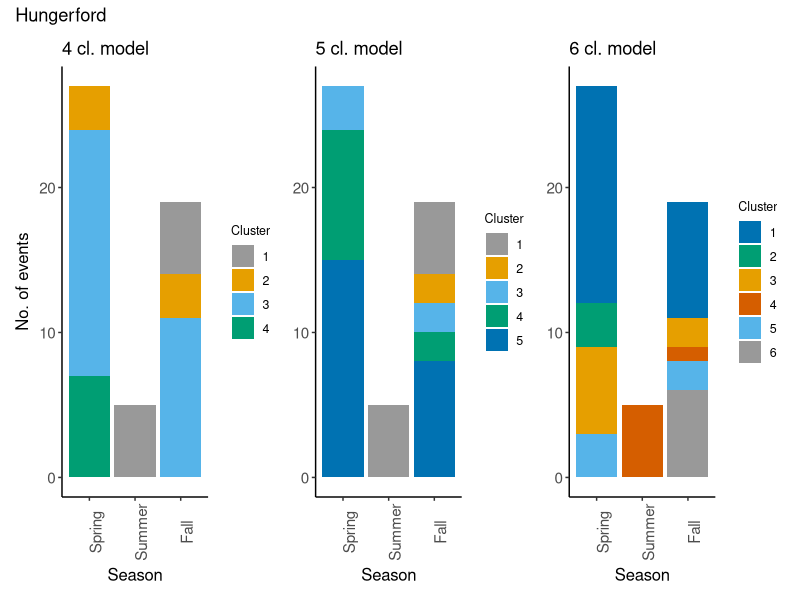
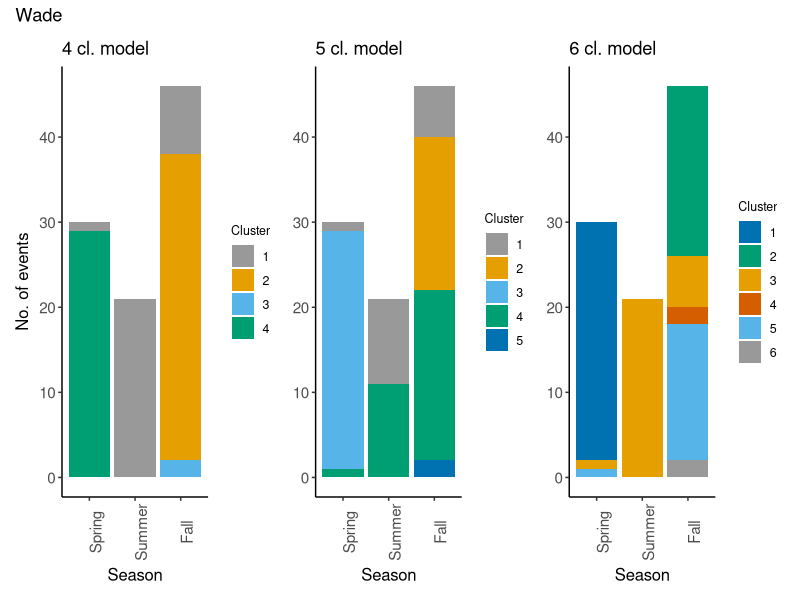
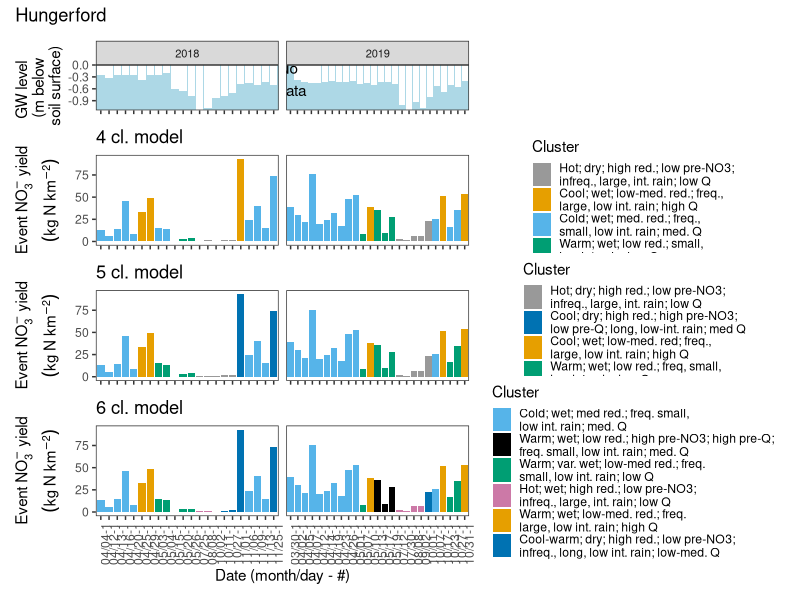
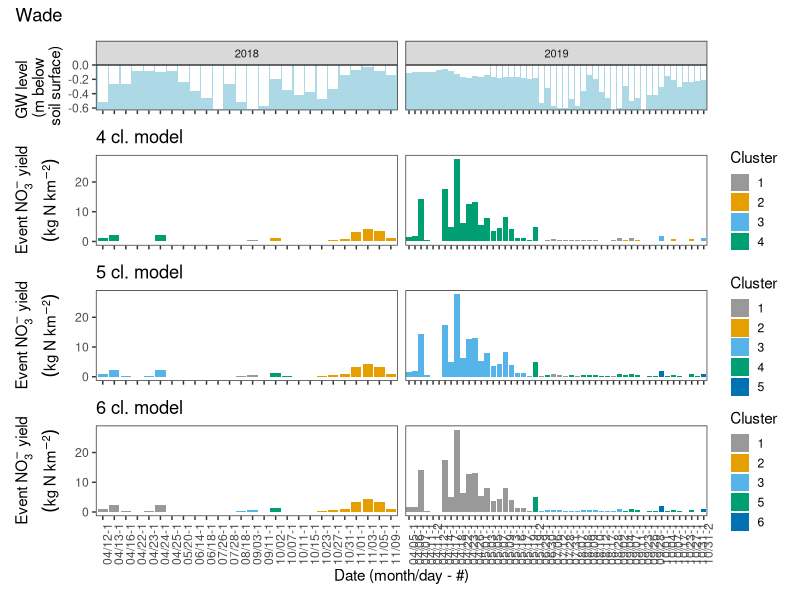
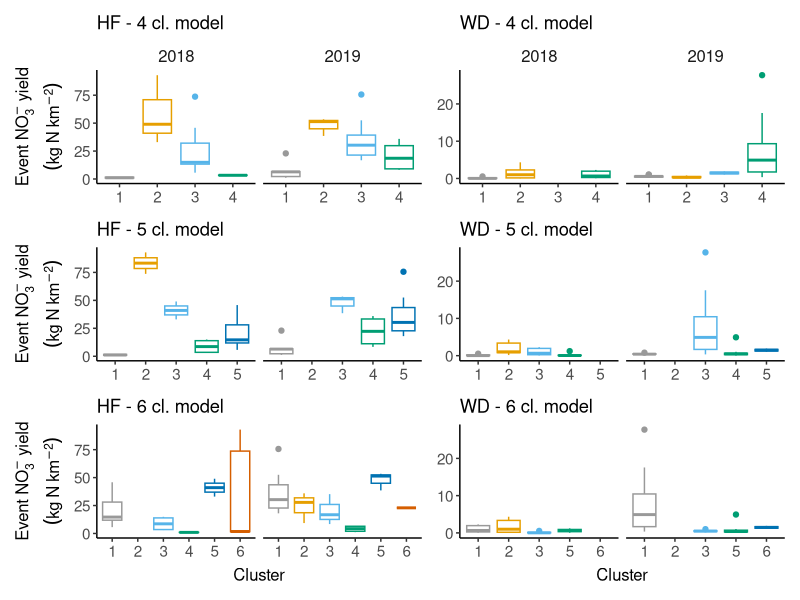
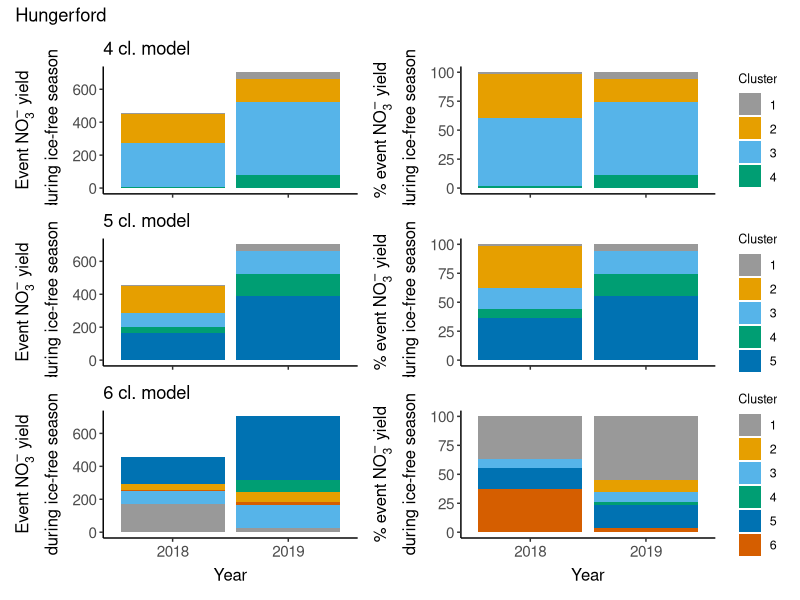
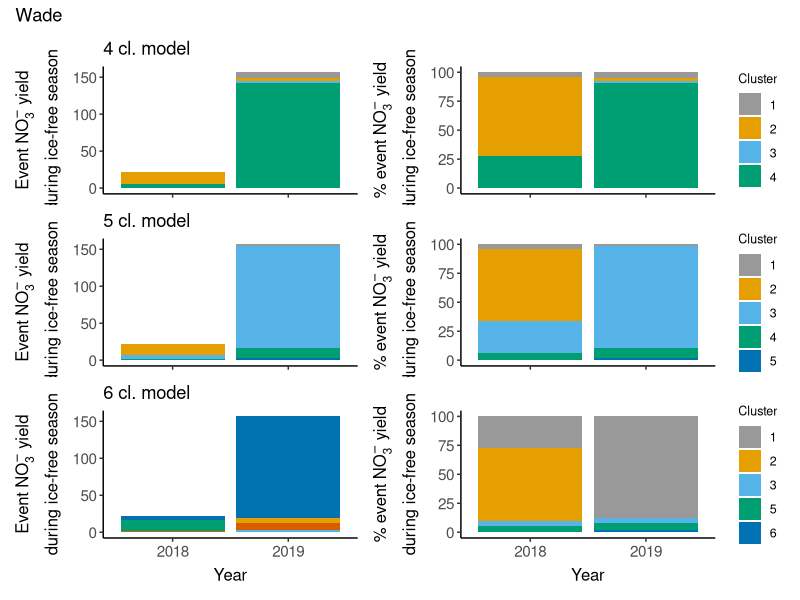

Generate these figures, in order, with R:
## ---- chunk 1
# Set defaults
knitr::opts_chunk$set(fig.width = 6, fig.asp = 0.618, out.width = "70%", fig.align = "center")

# Load packages
  library("here")      # to make file paths fail less
  library("tidyverse") # general workhorse
  library("lubridate") # to work with dates
  library("patchwork") # arranging multiple plots
## ---- chunk 2
# Read in data
  # Calculated event metrics for each site as calculated in compile_calculate_allVars.R
  hford <- read_csv(here("Data", "eventMetrics_hford.csv")) %>% 
    mutate(event_start = ymd_hms(event_start, tz = "Etc/GMT+4"))

  wade <- read_csv(here("Data", "eventMetrics_wade.csv")) %>% 
    mutate(event_start = ymd_hms(event_start, tz = "Etc/GMT+4"))

  # SOM results from SOManalysis_SITE_yields_VAR.Rmd
  # NO3
  som_hf <- read_csv(here("Data", "somResults", "hford", "yields", "NO3", "2021-04-08", "Results_hford_withClusters.csv"))
  som_wd <- read_csv(here("Data", "somResults", "wade", "yields", "NO3", "2021-04-12", "Results_wade_withClusters.csv"))
  # SRP
  # som_srp_hf <- read_csv(here("Data", "somResults", "hford", "yields", "SRP", "2021-04-08", "Results_hford_withClusters.csv")) %>% mutate(SOM = "SRP") %>% select(site, SOM, everything())
  # som_srp_wd <- read_csv(here("Data", "somResults", "wade", "yields", "SRP", "2021-04-12", "Results_wade_withClusters.csv")) %>% mutate(SOM = "SRP") %>% select(site, SOM, everything())
  # Turbidity
  # som_turb_hf <- read_csv(here("Data", "somResults", "hford", "yields", "turb", "2021-04-09", "Results_hford_withClusters.csv")) %>% mutate(SOM = "turb") %>% select(site, SOM, everything())
  # som_turb_wd <- read_csv(here("Data", "somResults", "wade", "yields", "turb", "2021-04-13", "Results_wade_withClusters.csv")) %>% mutate(SOM = "turb") %>% select(site, SOM, everything())
## ---- chunk 3
# Plotting specifics
  theme1 <- theme_classic() +
            theme(axis.text = element_text(size = 11),
                  axis.title = element_text(size = 12),
                  axis.title.x = element_text(margin=margin(5,0,0,0)),
                  axis.title.y = element_text(margin=margin(0,5,0,0)),
                  legend.title = element_text(size = 9),
                  legend.text = element_text(size = 9))
  
  # A new theme for the hysteresis plots
  theme2 <- theme(axis.line = element_blank(),
                  axis.text = element_text(size = 8),
                  axis.title = element_blank(),
                  plot.margin = unit(c(1.25,1.25,1.25,1.25), "lines"),
                  panel.background = element_blank(),
                  panel.grid.major = element_blank(), 
                  panel.grid.minor = element_blank(),
                  legend.text = element_text(size = 6),
                  legend.key.size = unit(0.1, "in"),
                  legend.margin = margin(0, 0, 0, 0),
                  legend.title = element_text(size = 6)) 
## ---- chunk 4
# Look at how cluters map onto seasons
  # Hford
    # 4 clusters
    p_hf_1 <- som_hf %>%
      group_by(clust_wat_4cl, season) %>% 
      tally() %>% 
      # Order the seasons
      mutate(season = factor(season, levels = c("spring", "summer", "fall"), labels = c("Spring", "Summer", "Fall"))) %>%
      mutate(cluster = factor(clust_wat_4cl)) %>% 
      ggplot(aes(x = season, y = n, fill = cluster)) +
        geom_bar(position = "stack", stat = "identity") +
        scale_fill_manual(name = "Cluster",
                          values = c("#999999", "#E69F00", "#56B4E9", "#009E73", "#0072B2", "#D55E00", "#CC79A7")) +
        ylab("No. of events") +
        xlab("Season") +
        theme1 +
        theme(axis.text.x = element_text(angle = 90)) +
        ggtitle("4 cl. model")

    # 5 clusters
    p_hf_2 <- som_hf %>%
      group_by(clust_wat_5cl, season) %>% 
      tally() %>% 
      # Order the seasons
      mutate(season = factor(season, levels = c("spring", "summer", "fall"), labels = c("Spring", "Summer", "Fall"))) %>%
      mutate(cluster = factor(clust_wat_5cl)) %>% 
      ggplot(aes(x = season, y = n, fill = cluster)) +
        geom_bar(position = "stack", stat = "identity") +
        scale_fill_manual(name = "Cluster",
                          values = c("#999999", "#E69F00", "#56B4E9", "#009E73", "#0072B2", "#D55E00", "#CC79A7")) +
        ylab("No. of events") +
        xlab("Season") +
        theme1 +
        theme(axis.title.y = element_blank(),
              axis.text.x = element_text(angle = 90)) +
        ggtitle("5 cl. model")
    
    # 6 clusters
    # NOTE: Colors are rearranged here to make clusters align with above 2 models; if anything changes, change these
    p_hf_3 <- som_hf %>%
      group_by(clust_wat_6cl, season) %>% 
      tally() %>% 
      # Order the seasons
      mutate(season = factor(season, levels = c("spring", "summer", "fall"), labels = c("Spring", "Summer", "Fall"))) %>%
      mutate(cluster = factor(clust_wat_6cl)) %>% 
      ggplot(aes(x = season, y = n, fill = cluster)) +
        geom_bar(position = "stack", stat = "identity") +
        scale_fill_manual(name = "Cluster",
                          # These have been rearranged for this model
                          values = c("#0072B2", "#009E73", "#E69F00", "#D55E00", "#56B4E9", "#999999", "#CC79A7")) +
        ylab("No. of events") +
        xlab("Season") +
        theme1 +
        theme(axis.title.y = element_blank(),
              axis.text.x = element_text(angle = 90)) +
        ggtitle("6 cl. model")
    
    # Arrange Hford plots
    p_hf_1 + p_hf_2 + p_hf_3 +
      plot_annotation(
        title = "Hungerford"
      )
    rm(p_hf_1, p_hf_2, p_hf_3)
    
  # Wade
    # 4 clusters
    p_wd_1 <- som_wd %>%
      filter(season != "winter") %>% 
      group_by(clust_wat_4cl, season) %>% 
      tally() %>% 
      # Order the seasons
      mutate(season = factor(season, levels = c("spring", "summer", "fall"), labels = c("Spring", "Summer", "Fall"))) %>%
      mutate(cluster = factor(clust_wat_4cl)) %>% 
      ggplot(aes(x = season, y = n, fill = cluster)) +
        geom_bar(position = "stack", stat = "identity") +
        scale_fill_manual(name = "Cluster",
                          values = c("#999999", "#E69F00", "#56B4E9", "#009E73", "#0072B2", "#D55E00", "#CC79A7")) +
        ylab("No. of events") +
        xlab("Season") +
        theme1 +
        theme(axis.text.x = element_text(angle = 90)) +
        ggtitle("4 cl. model")

    # 5 clusters
    p_wd_2 <- som_wd %>%
      filter(season != "winter") %>% 
      group_by(clust_wat_5cl, season) %>% 
      tally() %>% 
      # Order the seasons
      mutate(season = factor(season, levels = c("spring", "summer", "fall"), labels = c("Spring", "Summer", "Fall"))) %>%
      mutate(cluster = factor(clust_wat_5cl)) %>% 
      ggplot(aes(x = season, y = n, fill = cluster)) +
        geom_bar(position = "stack", stat = "identity") +
        scale_fill_manual(name = "Cluster",
                          values = c("#999999", "#E69F00", "#56B4E9", "#009E73", "#0072B2", "#D55E00", "#CC79A7")) +
        ylab("No. of events") +
        xlab("Season") +
        theme1 +
        theme(axis.title.y = element_blank(),
              axis.text.x = element_text(angle = 90)) +
        ggtitle("5 cl. model")
    
    # 6 clusters
    # NOTE: Colors are rearranged here to make clusters align with above 2 models; if anything changes, change these
    p_wd_3 <- som_wd %>%
      filter(season != "winter") %>% 
      group_by(clust_wat_6cl, season) %>% 
      tally() %>% 
      # Order the seasons
      mutate(season = factor(season, levels = c("spring", "summer", "fall"), labels = c("Spring", "Summer", "Fall"))) %>%
      mutate(cluster = factor(clust_wat_6cl)) %>% 
      ggplot(aes(x = season, y = n, fill = cluster)) +
        geom_bar(position = "stack", stat = "identity") +
        scale_fill_manual(name = "Cluster",
                          # These have been rearranged for this model
                          values = c("#0072B2", "#009E73", "#E69F00", "#D55E00", "#56B4E9", "#999999", "#CC79A7")) +
        ylab("No. of events") +
        xlab("Season") +
        theme1 +
        theme(axis.title.y = element_blank(),
              axis.text.x = element_text(angle = 90)) +
        ggtitle("6 cl. model")
    
    # Arrange wdord plots
    p_wd_1 + p_wd_2 + p_wd_3 +
      plot_annotation(
        title = "Wade"
      )
    rm(p_wd_1, p_wd_2, p_wd_3)
  
# ggsave(here("Plots", "som_hf_clustersBySeason.pdf"), device = "pdf", width = 4, height = 4, units = "in", dpi = 150)
## ---- chunk 5
# Plot timeline of event water yields & ratios colored by cluster number
# HFORD
  # First graph GW level data along with water yield timeline
  # Text for missing data on 2019 plot
  ann_text <- data.frame(month_day_rep = "03/26-2", gw_1d_well5 = -0.35, lab = "No \n data",
                         year = factor(2019, levels = c("2018", "2019")))
  # GW Plot
  p_hf_4 <- som_hf %>%
    # Only 2 events in 2017, so cutting out 2017
    filter(year(event_start) != 2017) %>%
     # Add leading zero to single digit months and days
    mutate(year = year(event_start),
           month = str_pad(month(event_start), 2, pad = 0),
           day = str_pad(day(event_start), 2, pad = 0),
           month_day = paste(month, "/", day, sep = "")) %>%
    # There is one day where there are two events, add a rep for month_day and make month_day_rep ID
    group_by(year, month_day) %>% 
    mutate(rep = row_number()) %>% 
    mutate(month_day_rep = paste(month_day, rep, sep = "-")) %>% 
  
    ggplot(aes(x = month_day_rep, y = gw_1d_well5)) +
      facet_wrap(~year, scales = "free_x", ncol = 2) +
      geom_bar(stat = "identity", fill = "white") +
      ylab("GW level \n (m below \n soil surface)") +
      xlab("Date (month/day - #)") +
      scale_y_continuous(expand = c(0, 0)) +
      theme_bw() +
      theme(panel.grid = element_blank(),
            panel.background = element_rect(fill = "lightblue"),
            strip.text.x = element_text(size = 8),
            axis.text.x = element_blank(),
            axis.title.x = element_blank()) +
    geom_text(data = ann_text, label = "No \n data")

  # 4 cluster model
  p_hf_5 <- som_hf %>%
    # Only 2 events in 2017, so cutting out 2017
    filter(year(event_start) != 2017) %>%
     # Add leading zero to single digit months and days
    mutate(year = year(event_start),
           month = str_pad(month(event_start), 2, pad = 0),
           day = str_pad(day(event_start), 2, pad = 0),
           month_day = paste(month, "/", day, sep = "")) %>%
    # There is one day where there are two events, add a rep for month_day and make month_day_rep ID
    group_by(year, month_day) %>% 
    mutate(rep = row_number()) %>% 
    mutate(month_day_rep = paste(month_day, rep, sep = "-")) %>% 
  
    ggplot(aes(x = month_day_rep, y = NO3_kg_km2, fill = as.factor(clust_wat_4cl))) +
      facet_wrap(~year, scales = "free_x", ncol = 2) +
      geom_bar(stat = "identity") +
      scale_fill_manual(name = "Cluster",
                        values = c("#999999", "#E69F00", "#56B4E9", "#009E73", "#0072B2", "#D55E00", "#CC79A7"),
                        labels = c("Hot; dry; high red.; low pre-NO3; \ninfreq., large, int. rain; low Q", 
                                   "Cool; wet; low-med. red.; freq., \nlarge, low int. rain; high Q",
                                   "Cold; wet; med. red.; freq., \nsmall, low int. rain; med. Q", 
                                   "Warm; wet; low red.; small, \nlow int. rain; low Q")) +
      # scale_fill_manual(name = "Cluster",
      #                   values = c("#999999", "#E69F00", "#56B4E9", "#009E73", "#0072B2", "#D55E00", "#CC79A7")) +    
      ylab(expression(atop(Event~NO[3]^-{}~yield, (kg~N~km^{-2})))) +
      xlab("Date (month/day - #)") +
      theme_bw() +
      theme(panel.grid = element_blank(),
            legend.key.size = unit(0.5, "cm"),
            axis.text.x = element_blank(),
            strip.background = element_blank(),
            strip.text.x = element_blank(),
            axis.title.x = element_blank()) +
      ggtitle("4 cl. model")

  # 5 cluster model
  p_hf_6 <- som_hf %>%
    # Only 2 events in 2017, so cutting out 2017
    filter(year(event_start) != 2017) %>%
     # Add leading zero to single digit months and days
    mutate(year = year(event_start),
           month = str_pad(month(event_start), 2, pad = 0),
           day = str_pad(day(event_start), 2, pad = 0),
           month_day = paste(month, "/", day, sep = "")) %>%
    # There is one day where there are two events, add a rep for month_day and make month_day_rep ID
    group_by(year, month_day) %>% 
    mutate(rep = row_number()) %>% 
    mutate(month_day_rep = paste(month_day, rep, sep = "-")) %>% 
  
    ggplot(aes(x = month_day_rep, y = NO3_kg_km2, fill = as.factor(clust_wat_5cl))) +
      facet_wrap(~year, scales = "free_x", ncol = 2) +
      geom_bar(stat = "identity") +
      scale_fill_manual(name = "Cluster",
                        values = c("#999999", "#0072B2", "#E69F00", "#009E73", "#56B4E9", "#D55E00", "#CC79A7"),
                        labels = c("Hot; dry; high red.; low pre-NO3; \ninfreq., large, int. rain; low Q",
                                   "Cool; dry; high red.; high pre-NO3; \nlow pre-Q; long, low-int. rain; med Q",
                                   "Cool; wet; low-med. red; freq., \nlarge, low int. rain; high Q",
                                   "Warm; wet; low red.; freq, small, \nlow int. rain; low Q",
                                   "Cold; wet; med. red.; freq. small, \nlow int. rain; med. Q")) +
      # scale_fill_manual(name = "Cluster",
      #                   values = c("#999999", "#E69F00", "#56B4E9", "#009E73", "#0072B2", "#D55E00", "#CC79A7")) +
      ylab(expression(atop(Event~NO[3]^-{}~yield, (kg~N~km^{-2})))) +
      xlab("Date (month/day - #)") +
      theme_bw() +
      theme(panel.grid = element_blank(),
            legend.key.size = unit(0.5, "cm"),
            axis.text.x = element_blank(),
            strip.background = element_blank(),
            strip.text.x = element_blank(),
            axis.title.x = element_blank()) +
      ggtitle("5 cl. model")
  
  # 6 cluster model
  # NOTE: Colors are rearranged here to make clusters align with above 2 models; if anything changes, change these
  p_hf_7 <- som_hf %>%
    # Only 2 events in 2017, so cutting out 2017
    filter(year(event_start) != 2017) %>%
     # Add leading zero to single digit months and days
    mutate(year = year(event_start),
           month = str_pad(month(event_start), 2, pad = 0),
           day = str_pad(day(event_start), 2, pad = 0),
           month_day = paste(month, "/", day, sep = "")) %>%
    # There is one day where there are two events, add a rep for month_day and make month_day_rep ID
    group_by(year, month_day) %>% 
    mutate(rep = row_number()) %>% 
    mutate(month_day_rep = paste(month_day, rep, sep = "-")) %>% 
  
    ggplot(aes(x = month_day_rep, y = NO3_kg_km2, fill = as.factor(clust_wat_6cl))) +
      facet_wrap(~year, scales = "free_x", ncol = 2) +
      # facet_grid(var ~ year, scales = "free") +
      geom_bar(stat = "identity") +
      scale_fill_manual(name = "Cluster",
                        values = c("#56B4E9", "#000000", "#009E73", "#CC79A7", "#E69F00", "#0072B2"),
                        labels = c("Cold; wet; med red.; freq. small, \nlow int. rain; med. Q",
                                   "Warm; wet; low red.; high pre-NO3; high pre-Q; \nfreq. small, low int. rain; med. Q",
                                   "Warm; var. wet; low-med red.; freq. \nsmall, low int. rain; low Q",
                                   "Hot; wet; high red.; low pre-NO3; \ninfreq., large, int. rain; low Q",
                                   "Warm; wet; low-med. red.; freq. \nlarge, low int. rain; high Q",
                                   "Cool-warm; dry; high red.; low pre-NO3; \ninfreq., long, low int. rain; low-med. Q")) +
      # scale_fill_manual(name = "Cluster",
      #                   values = c("#999999", "#E69F00", "#56B4E9", "#009E73", "#0072B2", "#D55E00", "#CC79A7")) +
      ylab(expression(atop(Event~NO[3]^-{}~yield, (kg~N~km^{-2})))) +
      xlab("Date (month/day - #)") +
      theme_bw() +
      theme(panel.grid = element_blank(),
            legend.key.size = unit(0.5, "cm"),
            # strip.text.x = element_text(size = 8),
            axis.text.x = element_text(angle = 90),
            strip.background = element_blank(),
            strip.text.x = element_blank()) +
      ggtitle("6 cl. model")  

# Combine the plots into one using the patchwork library
p_hf_4 / p_hf_5 / p_hf_6 / p_hf_7 +
  plot_layout(
    ncol = 1, 
    heights = c(1, 2, 2, 2)) +
  plot_annotation(
    title = "Hungerford"
  )
rm(p_hf_4, p_hf_5, p_hf_6,  p_hf_7)

# WADE
  # GW Plot
  p_wd_4 <- som_wd %>%
    # Only 2 events in 2017, so cutting out 2017
    filter(year(event_start) != 2017) %>%
     # Add leading zero to single digit months and days
    mutate(year = year(event_start),
           month = str_pad(month(event_start), 2, pad = 0),
           day = str_pad(day(event_start), 2, pad = 0),
           month_day = paste(month, "/", day, sep = "")) %>%
    # There is one day where there are two events, add a rep for month_day and make month_day_rep ID
    group_by(year, month_day) %>% 
    mutate(rep = row_number()) %>% 
    mutate(month_day_rep = paste(month_day, rep, sep = "-")) %>% 
  
    ggplot(aes(x = month_day_rep, y = gw_1d_well5)) +
      facet_wrap(~year, scales = "free_x", ncol = 2) +
      geom_bar(stat = "identity", fill = "white") +
      ylab("GW level \n (m below \n soil surface)") +
      xlab("Date (month/day - #)") +
      scale_y_continuous(expand = c(0, 0)) +
      theme_bw() +
      theme(panel.grid = element_blank(),
            panel.background = element_rect(fill = "lightblue"),
            strip.text.x = element_text(size = 8),
            axis.text.x = element_blank(),
            axis.title.x = element_blank())
    # geom_text(data = ann_text, label = "No \n data")

  # 4 cluster model
  p_wd_5 <- som_wd %>%
    # Only 2 events in 2017, so cutting out 2017
    filter(year(event_start) != 2017) %>%
     # Add leading zero to single digit months and days
    mutate(year = year(event_start),
           month = str_pad(month(event_start), 2, pad = 0),
           day = str_pad(day(event_start), 2, pad = 0),
           month_day = paste(month, "/", day, sep = "")) %>%
    # There is one day where there are two events, add a rep for month_day and make month_day_rep ID
    group_by(year, month_day) %>% 
    mutate(rep = row_number()) %>% 
    mutate(month_day_rep = paste(month_day, rep, sep = "-")) %>% 
  
    ggplot(aes(x = month_day_rep, y = NO3_kg_km2, fill = as.factor(clust_wat_4cl))) +
      facet_wrap(~year, scales = "free_x", ncol = 2) +
      geom_bar(stat = "identity") +
      # scale_fill_manual(name = "Cluster",
      #                   values = c("#999999", "#E69F00", "#56B4E9", "#009E73", "#0072B2", "#D55E00", "#CC79A7"),
      #                   labels = c("Warm, dry soil, big rain", 
      #                              "Very wet soil, rain/melt",
      #                              "Cold, dry soil, mostly melt",
      #                              "Low sun, wet soil, low-int. rain")) +
      scale_fill_manual(name = "Cluster",
                        values = c("#999999", "#E69F00", "#56B4E9", "#009E73", "#0072B2", "#D55E00", "#CC79A7")) +
      ylab(expression(atop(Event~NO[3]^-{}~yield, (kg~N~km^{-2})))) +
      xlab("Date (month/day - #)") +
      theme_bw() +
      theme(panel.grid = element_blank(),
            legend.key.size = unit(0.5, "cm"),
            axis.text.x = element_blank(),
            strip.background = element_blank(),
            strip.text.x = element_blank(),
            axis.title.x = element_blank()) +
      ggtitle("4 cl. model")

  # 5 cluster model
  p_wd_6 <- som_wd %>%
    # Only 2 events in 2017, so cutting out 2017
    filter(year(event_start) != 2017) %>%
     # Add leading zero to single digit months and days
    mutate(year = year(event_start),
           month = str_pad(month(event_start), 2, pad = 0),
           day = str_pad(day(event_start), 2, pad = 0),
           month_day = paste(month, "/", day, sep = "")) %>%
    # There is one day where there are two events, add a rep for month_day and make month_day_rep ID
    group_by(year, month_day) %>% 
    mutate(rep = row_number()) %>% 
    mutate(month_day_rep = paste(month_day, rep, sep = "-")) %>% 
  
    ggplot(aes(x = month_day_rep, y = NO3_kg_km2, fill = as.factor(clust_wat_5cl))) +
      facet_wrap(~year, scales = "free_x", ncol = 2) +
      geom_bar(stat = "identity") +
      # scale_fill_manual(name = "Cluster",
      #                   values = c("#999999", "#E69F00", "#56B4E9", "#009E73", "#0072B2", "#D55E00", "#CC79A7"),
      #                   labels = c("Warm, dry soil, big rain", 
      #                              "Very wet soil, rain/melt",
      #                              "Cold, dry soil, mostly melt",
      #                              "Low sun, wet soil, low-int. rain")) +
      scale_fill_manual(name = "Cluster",
                        values = c("#999999", "#E69F00", "#56B4E9", "#009E73", "#0072B2", "#D55E00", "#CC79A7")) +
      ylab(expression(atop(Event~NO[3]^-{}~yield, (kg~N~km^{-2})))) +
      xlab("Date (month/day - #)") +
      theme_bw() +
      theme(panel.grid = element_blank(),
            legend.key.size = unit(0.5, "cm"),
            axis.text.x = element_blank(),
            strip.background = element_blank(),
            strip.text.x = element_blank(),
            axis.title.x = element_blank()) +
      ggtitle("5 cl. model")
  
  # 6 cluster model
  # NOTE: Colors are rearranged here to make clusters align with above 2 models; if anything changes, change these
  p_wd_7 <- som_wd %>%
    # Only 2 events in 2017, so cutting out 2017
    filter(year(event_start) != 2017) %>%
     # Add leading zero to single digit months and days
    mutate(year = year(event_start),
           month = str_pad(month(event_start), 2, pad = 0),
           day = str_pad(day(event_start), 2, pad = 0),
           month_day = paste(month, "/", day, sep = "")) %>%
    # There is one day where there are two events, add a rep for month_day and make month_day_rep ID
    group_by(year, month_day) %>% 
    mutate(rep = row_number()) %>% 
    mutate(month_day_rep = paste(month_day, rep, sep = "-")) %>% 
  
    ggplot(aes(x = month_day_rep, y = NO3_kg_km2, fill = as.factor(clust_wat_6cl))) +
      facet_wrap(~year, scales = "free_x", ncol = 2) +
      # facet_grid(var ~ year, scales = "free") +
      geom_bar(stat = "identity") +
      # scale_fill_manual(name = "Cluster",
      #                   values = c("#999999", "#E69F00", "#56B4E9", "#009E73", "#0072B2", "#D55E00", "#CC79A7"),
      #                   labels = c("Warm, dry soil, big rain", 
      #                              "Very wet soil, rain/melt",
      #                              "Cold, dry soil, mostly melt",
      #                              "Low sun, wet soil, low-int. rain")) +
      scale_fill_manual(name = "Cluster",
                        values = c("#999999", "#E69F00", "#56B4E9", "#009E73", "#0072B2", "#D55E00", "#CC79A7")) +
      ylab(expression(atop(Event~NO[3]^-{}~yield, (kg~N~km^{-2})))) +
      xlab("Date (month/day - #)") +
      theme_bw() +
      theme(panel.grid = element_blank(),
            legend.key.size = unit(0.5, "cm"),
            # strip.text.x = element_text(size = 8),
            axis.text.x = element_text(angle = 90),
            strip.background = element_blank(),
            strip.text.x = element_blank()) +
      ggtitle("6 cl. model")  


# Combine the plots into one using the patchwork library
p_wd_4 / p_wd_5 / p_wd_6 / p_wd_7 +
  plot_layout(
    ncol = 1, 
    heights = c(1, 2, 2, 2)) +
  plot_annotation(
    title = "Wade"
  )
rm(p_wd_4, p_wd_5, p_wd_6,  p_wd_7)

# ggsave(here("Plots", "som_hf_eventsByCluster.pdf"), device = "pdf", width = 10, height = 6, units = "in", dpi = 150)
## ---- chunk 6
# Plot boxplots of water yields attributed to each cluster
# HFORD
  # 4 clusters
  pl_hf_x1 <- som_hf %>%
    mutate(year = year(event_start)) %>% 
    filter(year != 2017) %>% 
    ggplot(aes(x = factor(clust_wat_4cl), y = NO3_kg_km2, color = factor(clust_wat_4cl))) +
    facet_wrap(~year) +
    geom_boxplot() +
    scale_color_manual(name = "Cluster",
                      values = c("#999999", "#E69F00", "#56B4E9", "#009E73", "#0072B2", "#D55E00", "#CC79A7")) +
    ylab(expression(atop(Event~NO[3]^-{}~yield, (kg~N~km^{-2})))) +
    xlab("Cluster") +
    theme1 +
    theme(legend.position = "none",
          strip.background = element_blank(),
          strip.text.x = element_text(size = 12),
          axis.title.x = element_blank()) +
  ggtitle("HF - 4 cl. model")

  # 5 clusters
  pl_hf_x2 <- som_hf %>%
    mutate(year = year(event_start)) %>% 
    filter(year != 2017) %>% 
    ggplot(aes(x = factor(clust_wat_5cl), y = NO3_kg_km2, color = factor(clust_wat_5cl))) +
    facet_wrap(~year) +
    geom_boxplot() +
    scale_color_manual(name = "Cluster",
                      values = c("#999999", "#E69F00", "#56B4E9", "#009E73", "#0072B2", "#D55E00", "#CC79A7")) +
    ylab(expression(atop(Event~NO[3]^-{}~yield, (kg~N~km^{-2})))) +
    xlab("Cluster") +
    theme1 +
    theme(legend.position = "none",
          strip.background = element_blank(),
          strip.text.x = element_blank(),
          axis.title.x = element_blank()) +
  ggtitle("HF - 5 cl. model")
  
  # 6 clusters
  pl_hf_x3 <- som_hf %>%
    mutate(year = year(event_start)) %>% 
    filter(year != 2017) %>% 
    ggplot(aes(x = factor(clust_wat_6cl), y = NO3_kg_km2, color = factor(clust_wat_6cl))) +
    facet_wrap(~year) +
    geom_boxplot() +
    scale_color_manual(name = "Cluster",
                      values = c("#999999", "#E69F00", "#56B4E9", "#009E73", "#0072B2", "#D55E00", "#CC79A7")) +
    ylab(expression(atop(Event~NO[3]^-{}~yield, (kg~N~km^{-2})))) +
    xlab("Cluster") +
    theme1 +
    theme(legend.position = "none",
          strip.background = element_blank(),
          strip.text.x = element_blank()) +
  ggtitle("HF - 6 cl. model")
  
# WADE
  # 4 clusters
  pl_wd_x1 <- som_wd %>%
    mutate(year = year(event_start)) %>% 
    filter(year != 2017) %>% 
    ggplot(aes(x = factor(clust_wat_4cl), y = NO3_kg_km2, color = factor(clust_wat_4cl))) +
    facet_wrap(~year) +
    geom_boxplot() +
    scale_color_manual(name = "Cluster",
                      values = c("#999999", "#E69F00", "#56B4E9", "#009E73", "#0072B2", "#D55E00", "#CC79A7")) +
    ylab(expression(atop(Event~NO[3]^-{}~yield, (kg~N~km^{-2})))) +
    xlab("Cluster") +
    theme1 +
    theme(legend.position = "none",
          strip.background = element_blank(),
          strip.text.x = element_text(size = 12),
          axis.title.x = element_blank(),
          axis.title.y = element_blank()) +
  ggtitle("WD - 4 cl. model")

  # 5 clusters
  pl_wd_x2 <- som_wd %>%
    mutate(year = year(event_start)) %>% 
    filter(year != 2017) %>% 
    ggplot(aes(x = factor(clust_wat_5cl), y = NO3_kg_km2, color = factor(clust_wat_5cl))) +
    facet_wrap(~year) +
    geom_boxplot() +
    scale_color_manual(name = "Cluster",
                      values = c("#999999", "#E69F00", "#56B4E9", "#009E73", "#0072B2", "#D55E00", "#CC79A7")) +
    ylab(expression(atop(Event~NO[3]^-{}~yield, (kg~N~km^{-2})))) +
    xlab("Cluster") +
    theme1 +
    theme(legend.position = "none",
          strip.background = element_blank(),
          strip.text.x = element_blank(),
          axis.title.x = element_blank(),
          axis.title.y = element_blank()) +
  ggtitle("WD - 5 cl. model")
  
  # 6 clusters
  pl_wd_x3 <- som_wd %>%
    mutate(year = year(event_start)) %>% 
    filter(year != 2017) %>% 
    ggplot(aes(x = factor(clust_wat_6cl), y = NO3_kg_km2, color = factor(clust_wat_6cl))) +
    facet_wrap(~year) +
    geom_boxplot() +
    scale_color_manual(name = "Cluster",
                      values = c("#999999", "#E69F00", "#56B4E9", "#009E73", "#0072B2", "#D55E00", "#CC79A7")) +
    ylab(expression(atop(Event~NO[3]^-{}~yield, (kg~N~km^{-2})))) +
    xlab("Cluster") +
    theme1 +
    theme(legend.position = "none",
          strip.background = element_blank(),
          strip.text.x = element_blank(),
          axis.title.y = element_blank()) +
  ggtitle("WD - 6 cl. model")
  
# Combine plots
  pl_c_hf1 <- pl_hf_x1 / pl_hf_x2 / pl_hf_x3 +
    plot_annotation(
      title = "Hungerford"
    )
  
  pl_c_wd1 <- pl_wd_x1 / pl_wd_x2 / pl_wd_x3 +
    plot_annotation(
      title = "Wade"
    ) 
  
  pl_c_hf1 | pl_c_wd1
## ---- chunk 7
# Plot total yield attributed to each cluster
# HFORD
  # Calculate annual measured event yields
  annYields <-
    som_hf %>%
    # Calculate the cummulative sum of yields for each solute, year, and cluster #
    mutate(year = year(event_start)) %>% 
    group_by(year) %>% 
    summarize(ann_NO3_yield = sum(NO3_kg_km2, na.rm = TRUE)) %>% 
    ungroup()

  # Stacked bar graph (year on x-axis; stacks = yields by cluster)
  # Total event water yield per category
  # 4 clusters
  p_hf_8 <- som_hf %>%
    # Calculate the cummulative sum of yields for each year and cluster #
    mutate(year = year(event_start)) %>% 
    group_by(year, clust_wat_4cl) %>% 
    summarize(tot_yield = sum(NO3_kg_km2, na.rm = TRUE)) %>% 
    ungroup() %>% 
    # Exclude 2017 events  
    filter(year != 2017) %>% 
    ggplot(aes(x = factor(year), y = tot_yield, fill = factor(clust_wat_4cl))) +
      geom_bar(position = "stack", stat = "identity") +
      scale_fill_manual(name = "Cluster",
                        values = c("#999999", "#E69F00", "#56B4E9", "#009E73", "#0072B2", "#D55E00", "#CC79A7")) +
      ylab(expression(atop(Event~NO[3]^-{}~yield, "during ice-free season"))) +
      xlab("Year") +
      theme1 +
      theme(legend.position = "none",
            axis.text.x = element_blank(),
            axis.title.x = element_blank()) +
      ggtitle("4 cl. model")
  
  # 5 clusters
  p_hf_9 <- som_hf %>%
    # Calculate the cummulative sum of yields for each year and cluster #
    mutate(year = year(event_start)) %>% 
    group_by(year, clust_wat_5cl) %>% 
    summarize(tot_yield = sum(NO3_kg_km2, na.rm = TRUE)) %>% 
    ungroup() %>% 
    # Exclude 2017 events  
    filter(year != 2017) %>% 
    ggplot(aes(x = factor(year), y = tot_yield, fill = factor(clust_wat_5cl))) +
      geom_bar(position = "stack", stat = "identity") +
      scale_fill_manual(name = "Cluster",
                        values = c("#999999", "#E69F00", "#56B4E9", "#009E73", "#0072B2", "#D55E00", "#CC79A7")) +
      ylab(expression(atop(Event~NO[3]^-{}~yield, "during ice-free season"))) +
      xlab("Year") +
      theme1 +
      theme(legend.position = "none",
            axis.text.x = element_blank(),
            axis.title.x = element_blank()) +
      ggtitle("5 cl. model") 
  
  # 6 clusters
  # NOTE: Colors are rearranged here to make clusters align with above 2 models; if anything changes, change these
  p_hf_10 <- som_hf %>%
    # Calculate the cummulative sum of yields for each year and cluster #
    mutate(year = year(event_start)) %>% 
    group_by(year, clust_wat_6cl) %>% 
    summarize(tot_yield = sum(NO3_kg_km2, na.rm = TRUE)) %>% 
    ungroup() %>% 
    # Exclude 2017 events  
    filter(year != 2017) %>% 
    ggplot(aes(x = factor(year), y = tot_yield, fill = factor(clust_wat_6cl))) +
      geom_bar(position = "stack", stat = "identity") +
      scale_fill_manual(name = "Cluster",
                        # These have been rearranged for this model
                        values = c("#0072B2", "#009E73", "#E69F00", "#D55E00", "#56B4E9", "#999999", "#CC79A7")) +
      ylab(expression(atop(Event~NO[3]^-{}~yield, "during ice-free season"))) +
      xlab("Year") +
      theme1 +
      theme(legend.position = "none") +
      ggtitle("6 cl. model")    

  # % of event water yield during ice-free season
  # 4 clusters
  p_hf_11 <- som_hf %>%
    # Calculate the cummulative sum of yields for each solute, year, and cluster #
    mutate(year = year(event_start)) %>% 
    # pivot_longer(cols = c(NO3_kg_km2, SRP_kg_km2), names_to = "var", values_to = "value") %>% 
    # group_by(year, cluster, var) %>% 
    group_by(year, clust_wat_4cl) %>% 
    summarize(tot_NO3_yield = sum(NO3_kg_km2, na.rm = TRUE)) %>% 
    ungroup() %>% 
    # Calculate proportion of total annual yield
    full_join(annYields) %>% 
    mutate(prop_NO3_yield = tot_NO3_yield/ann_NO3_yield) %>% 
    # Exclude 2017 events
    filter(year != 2017) %>% 
    ggplot(aes(x = factor(year), y = prop_NO3_yield*100, fill = factor(clust_wat_4cl))) +
      # facet_wrap(~var, ncol = 2, scales = "free_y", labeller = labeller(var = labels_var)) +
      geom_bar(position = "stack", stat = "identity") +
      # scale_fill_manual(name = "Cluster",
      #                   values = c("#999999", "#E69F00", "#56B4E9", "#009E73", "#0072B2", "#D55E00", "#CC79A7"),
      #                   labels = c("Warm, dry soil, big rain", 
      #                              "Very wet soil, rain/melt",
      #                              "Cold, dry soil, mostly melt",
      #                              "Low sun, wet soil, low-int. rain")) +
      scale_fill_manual(name = "Cluster",
                        values = c("#999999", "#E69F00", "#56B4E9", "#009E73", "#0072B2", "#D55E00", "#CC79A7")) +
      ylab(expression(atop('%'~event~NO[3]^-{}~yield, "during ice-free season"))) +
      xlab("Year") +
      theme1 +
      theme(axis.text.x = element_blank(),
            axis.title.x = element_blank())
  
  # 5 clusters
  p_hf_12 <- som_hf %>%
    # Calculate the cummulative sum of yields for each solute, year, and cluster #
    mutate(year = year(event_start)) %>% 
    # pivot_longer(cols = c(NO3_kg_km2, SRP_kg_km2), names_to = "var", values_to = "value") %>% 
    # group_by(year, cluster, var) %>% 
    group_by(year, clust_wat_5cl) %>% 
    summarize(tot_NO3_yield = sum(NO3_kg_km2, na.rm = TRUE)) %>% 
    ungroup() %>% 
    # Calculate proportion of total annual yield
    full_join(annYields) %>% 
    mutate(prop_NO3_yield = tot_NO3_yield/ann_NO3_yield) %>% 
    # Exclude 2017 events
    filter(year != 2017) %>% 
    ggplot(aes(x = factor(year), y = prop_NO3_yield*100, fill = factor(clust_wat_5cl))) +
      # facet_wrap(~var, ncol = 2, scales = "free_y", labeller = labeller(var = labels_var)) +
      geom_bar(position = "stack", stat = "identity") +
      # scale_fill_manual(name = "Cluster",
      #                   values = c("#999999", "#E69F00", "#56B4E9", "#009E73", "#0072B2", "#D55E00", "#CC79A7"),
      #                   labels = c("Warm, dry soil, big rain", 
      #                              "Very wet soil, rain/melt",
      #                              "Cold, dry soil, mostly melt",
      #                              "Low sun, wet soil, low-int. rain")) +
      scale_fill_manual(name = "Cluster",
                        values = c("#999999", "#E69F00", "#56B4E9", "#009E73", "#0072B2", "#D55E00", "#CC79A7")) +
      ylab(expression(atop('%'~event~NO[3]^-{}~yield, "during ice-free season"))) +
      xlab("Year") +
      theme1 +
      theme(axis.text.x = element_blank(),
            axis.title.x = element_blank())
  
  # 6 clusters
  # NOTE: Colors are rearranged here to make clusters align with above 2 models; if anything changes, change these
  p_hf_13 <- som_hf %>%
    # Calculate the cummulative sum of yields for each solute, year, and cluster #
    mutate(year = year(event_start)) %>% 
    # pivot_longer(cols = c(NO3_kg_km2, SRP_kg_km2), names_to = "var", values_to = "value") %>% 
    # group_by(year, cluster, var) %>% 
    group_by(year, clust_wat_6cl) %>% 
    summarize(tot_NO3_yield = sum(NO3_kg_km2, na.rm = TRUE)) %>% 
    ungroup() %>% 
    # Calculate proportion of total annual yield
    full_join(annYields) %>% 
    mutate(prop_NO3_yield = tot_NO3_yield/ann_NO3_yield) %>% 
    # Exclude 2017 events
    filter(year != 2017) %>% 
    ggplot(aes(x = factor(year), y = prop_NO3_yield*100, fill = factor(clust_wat_6cl))) +
      # facet_wrap(~var, ncol = 2, scales = "free_y", labeller = labeller(var = labels_var)) +
      geom_bar(position = "stack", stat = "identity") +
      # scale_fill_manual(name = "Cluster",
      #                   values = c("#999999", "#E69F00", "#56B4E9", "#009E73", "#0072B2", "#D55E00", "#CC79A7"),
      #                   labels = c("Warm, dry soil, big rain", 
      #                              "Very wet soil, rain/melt",
      #                              "Cold, dry soil, mostly melt",
      #                              "Low sun, wet soil, low-int. rain")) +
      scale_fill_manual(name = "Cluster",
                        values = c("#999999", "#E69F00", "#56B4E9", "#009E73", "#0072B2", "#D55E00", "#CC79A7")) +
      ylab(expression(atop('%'~event~NO[3]^-{}~yield, "during ice-free season"))) +
      xlab("Year") +
      theme1  
  
  # Combine into one plot
  (p_hf_8 + p_hf_11) / (p_hf_9 + p_hf_12) / (p_hf_10 + p_hf_13) +
    plot_annotation(
      title = "Hungerford"
    )
  
# WADE
  # Calculate annual measured event yields
  annYields <-
    som_wd %>%
    # Calculate the cummulative sum of yields for each solute, year, and cluster #
    mutate(year = year(event_start)) %>% 
    group_by(year) %>% 
    summarize(ann_NO3_yield = sum(NO3_kg_km2, na.rm = TRUE)) %>% 
    ungroup()

  # Stacked bar graph (year on x-axis; stacks = yields by cluster)
  # Total event water yield per category
  # 4 clusters
  p_wd_8 <- som_wd %>%
    # Calculate the cummulative sum of yields for each year and cluster #
    mutate(year = year(event_start)) %>% 
    group_by(year, clust_wat_4cl) %>% 
    summarize(tot_yield = sum(NO3_kg_km2, na.rm = TRUE)) %>% 
    ungroup() %>% 
    # Exclude 2017 events  
    filter(year != 2017) %>% 
    ggplot(aes(x = factor(year), y = tot_yield, fill = factor(clust_wat_4cl))) +
      geom_bar(position = "stack", stat = "identity") +
      scale_fill_manual(name = "Cluster",
                        values = c("#999999", "#E69F00", "#56B4E9", "#009E73", "#0072B2", "#D55E00", "#CC79A7")) +
      ylab(expression(atop(Event~NO[3]^-{}~yield, "during ice-free season"))) +
      xlab("Year") +
      theme1 +
      theme(legend.position = "none",
            axis.text.x = element_blank(),
            axis.title.x = element_blank()) +
      ggtitle("4 cl. model")
  
  # 5 clusters
  p_wd_9 <- som_wd %>%
    # Calculate the cummulative sum of yields for each year and cluster #
    mutate(year = year(event_start)) %>% 
    group_by(year, clust_wat_5cl) %>% 
    summarize(tot_yield = sum(NO3_kg_km2, na.rm = TRUE)) %>% 
    ungroup() %>% 
    # Exclude 2017 events  
    filter(year != 2017) %>% 
    ggplot(aes(x = factor(year), y = tot_yield, fill = factor(clust_wat_5cl))) +
      geom_bar(position = "stack", stat = "identity") +
      scale_fill_manual(name = "Cluster",
                        values = c("#999999", "#E69F00", "#56B4E9", "#009E73", "#0072B2", "#D55E00", "#CC79A7")) +
      ylab(expression(atop(Event~NO[3]^-{}~yield, "during ice-free season"))) +
      xlab("Year") +
      theme1 +
      theme(legend.position = "none",
            axis.text.x = element_blank(),
            axis.title.x = element_blank()) +
      ggtitle("5 cl. model") 
  
  # 6 clusters
  # NOTE: Colors are rearranged here to make clusters align with above 2 models; if anything changes, change these
  p_wd_10 <- som_wd %>%
    # Calculate the cummulative sum of yields for each year and cluster #
    mutate(year = year(event_start)) %>% 
    group_by(year, clust_wat_6cl) %>% 
    summarize(tot_yield = sum(NO3_kg_km2, na.rm = TRUE)) %>% 
    ungroup() %>% 
    # Exclude 2017 events  
    filter(year != 2017) %>% 
    ggplot(aes(x = factor(year), y = tot_yield, fill = factor(clust_wat_6cl))) +
      geom_bar(position = "stack", stat = "identity") +
      scale_fill_manual(name = "Cluster",
                        # These have been rearranged for this model
                        values = c("#0072B2", "#009E73", "#E69F00", "#D55E00", "#56B4E9", "#999999", "#CC79A7")) +
      ylab(expression(atop(Event~NO[3]^-{}~yield, "during ice-free season"))) +
      xlab("Year") +
      theme1 +
      theme(legend.position = "none") +
      ggtitle("6 cl. model")    

  # % of event water yield during ice-free season
  # 4 clusters
  p_wd_11 <- som_wd %>%
    # Calculate the cummulative sum of yields for each solute, year, and cluster #
    mutate(year = year(event_start)) %>% 
    # pivot_longer(cols = c(NO3_kg_km2, SRP_kg_km2), names_to = "var", values_to = "value") %>% 
    # group_by(year, cluster, var) %>% 
    group_by(year, clust_wat_4cl) %>% 
    summarize(tot_NO3_yield = sum(NO3_kg_km2, na.rm = TRUE)) %>% 
    ungroup() %>% 
    # Calculate proportion of total annual yield
    full_join(annYields) %>% 
    mutate(prop_NO3_yield = tot_NO3_yield/ann_NO3_yield) %>% 
    # Exclude 2017 events
    filter(year != 2017) %>% 
    ggplot(aes(x = factor(year), y = prop_NO3_yield*100, fill = factor(clust_wat_4cl))) +
      # facet_wrap(~var, ncol = 2, scales = "free_y", labeller = labeller(var = labels_var)) +
      geom_bar(position = "stack", stat = "identity") +
      # scale_fill_manual(name = "Cluster",
      #                   values = c("#999999", "#E69F00", "#56B4E9", "#009E73", "#0072B2", "#D55E00", "#CC79A7"),
      #                   labels = c("Warm, dry soil, big rain", 
      #                              "Very wet soil, rain/melt",
      #                              "Cold, dry soil, mostly melt",
      #                              "Low sun, wet soil, low-int. rain")) +
      scale_fill_manual(name = "Cluster",
                        values = c("#999999", "#E69F00", "#56B4E9", "#009E73", "#0072B2", "#D55E00", "#CC79A7")) +
      ylab(expression(atop('%'~event~NO[3]^-{}~yield, "during ice-free season"))) +
      xlab("Year") +
      theme1 +
      theme(axis.text.x = element_blank(),
            axis.title.x = element_blank())
  
  # 5 clusters
  p_wd_12 <- som_wd %>% 
    # Calculate the cummulative sum of yields for each solute, year, and cluster #
    mutate(year = year(event_start)) %>% 
    # pivot_longer(cols = c(NO3_kg_km2, SRP_kg_km2), names_to = "var", values_to = "value") %>% 
    # group_by(year, cluster, var) %>% 
    group_by(year, clust_wat_5cl) %>% 
    summarize(tot_NO3_yield = sum(NO3_kg_km2, na.rm = TRUE)) %>% 
    ungroup() %>% 
    # Calculate proportion of total annual yield
    full_join(annYields) %>% 
    mutate(prop_NO3_yield = tot_NO3_yield/ann_NO3_yield) %>% 
    # Exclude 2017 events
    filter(year != 2017) %>% 
    ggplot(aes(x = factor(year), y = prop_NO3_yield*100, fill = factor(clust_wat_5cl))) +
      # facet_wrap(~var, ncol = 2, scales = "free_y", labeller = labeller(var = labels_var)) +
      geom_bar(position = "stack", stat = "identity") +
      # scale_fill_manual(name = "Cluster",
      #                   values = c("#999999", "#E69F00", "#56B4E9", "#009E73", "#0072B2", "#D55E00", "#CC79A7"),
      #                   labels = c("Warm, dry soil, big rain", 
      #                              "Very wet soil, rain/melt",
      #                              "Cold, dry soil, mostly melt",
      #                              "Low sun, wet soil, low-int. rain")) +
      scale_fill_manual(name = "Cluster",
                        values = c("#999999", "#E69F00", "#56B4E9", "#009E73", "#0072B2", "#D55E00", "#CC79A7")) +
      ylab(expression(atop('%'~event~NO[3]^-{}~yield, "during ice-free season"))) +
      xlab("Year") +
      theme1 +
      theme(axis.text.x = element_blank(),
            axis.title.x = element_blank())
  
  # 6 clusters
  # NOTE: Colors are rearranged here to make clusters align with above 2 models; if anything changes, change these
  p_wd_13 <- som_wd %>%
    # Calculate the cummulative sum of yields for each solute, year, and cluster #
    mutate(year = year(event_start)) %>% 
    # pivot_longer(cols = c(NO3_kg_km2, SRP_kg_km2), names_to = "var", values_to = "value") %>% 
    # group_by(year, cluster, var) %>% 
    group_by(year, clust_wat_6cl) %>% 
    summarize(tot_NO3_yield = sum(NO3_kg_km2, na.rm = TRUE)) %>% 
    ungroup() %>% 
    # Calculate proportion of total annual yield
    full_join(annYields) %>% 
    mutate(prop_NO3_yield = tot_NO3_yield/ann_NO3_yield) %>% 
    # Exclude 2017 events
    filter(year != 2017) %>% 
    ggplot(aes(x = factor(year), y = prop_NO3_yield*100, fill = factor(clust_wat_6cl))) +
      # facet_wrap(~var, ncol = 2, scales = "free_y", labeller = labeller(var = labels_var)) +
      geom_bar(position = "stack", stat = "identity") +
      # scale_fill_manual(name = "Cluster",
      #                   values = c("#999999", "#E69F00", "#56B4E9", "#009E73", "#0072B2", "#D55E00", "#CC79A7"),
      #                   labels = c("Warm, dry soil, big rain", 
      #                              "Very wet soil, rain/melt",
      #                              "Cold, dry soil, mostly melt",
      #                              "Low sun, wet soil, low-int. rain")) +
      scale_fill_manual(name = "Cluster",
                        values = c("#999999", "#E69F00", "#56B4E9", "#009E73", "#0072B2", "#D55E00", "#CC79A7")) +
      ylab(expression(atop('%'~event~NO[3]^-{}~yield, "during ice-free season"))) +
      xlab("Year") +
      theme1  
  
  # Combine into one plot
  (p_wd_8 + p_wd_11) / (p_wd_9 + p_wd_12) / (p_wd_10 + p_wd_13) +
    plot_annotation(
      title = "Wade"
    )  
